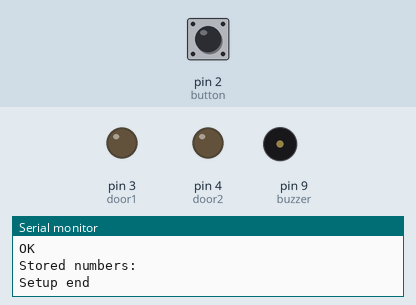
This sketch was run on a simulated Arduino Uno, built with avr-gcc and run on an emulated ATmega328P. Shown: output pins drawn as LEDs (lit = HIGH), buzzer (waves = sounding), the last lines printed to the serial monitor. Inputs (shaded band) come from the test bench; at power-on: pin 2 (button) HIGH. The modem accepts every AT command (registered, SIM ready, sends succeed) and sends nothing else.

Above: at 1.9 s.
2.0 s: pin 2 (button) pulled LOW for 0.15 s
At 3.14 s:
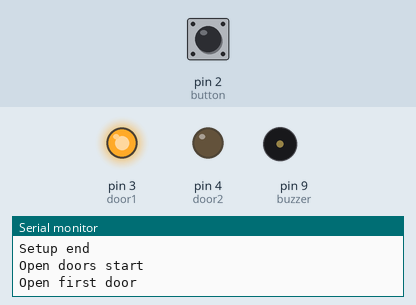
12.7 s: pin 2 (button) pulled LOW for 1 s
At 16.04 s:
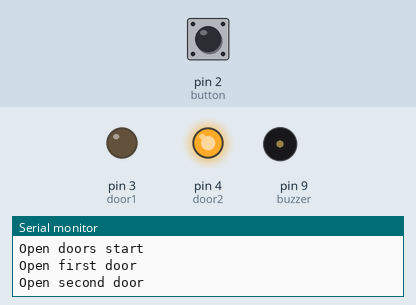
Timing chart, 0 to 17.6 s (numbered marks = the images above; inputs shaded):
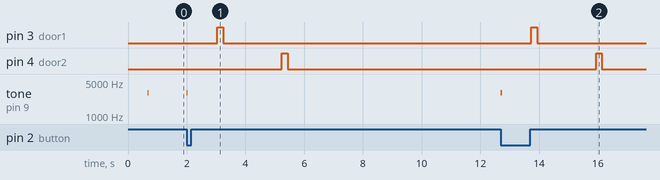

The sketch:

garage-opener.ino
```cpp
#include <SoftwareSerial.h>
#include <EEPROM.h>
/*
 * SMS commands:
 * - Add new authenticated number:
 *    "add +36209999999 <password>"
 * - Delete authenticated number
 *    "del +36209999999 <password>" or "delete +36209999999 <password>"
 * - Set forward number (Forward any unknown sms. Set to 0 if you want to disable it):
 *    "forward +36209999999 <password>"
 * - List stored numbers:
 *    "list <password>"
 */

String password = "password";

const int button = 2;
const int door1 = 3;
const int door2 = 4;
const int buzzer = 9;
const int SIM800_RX = 10;
const int SIM800_TX = 11;

const int phoneNumberSize = 12;
const int maxPhoneNumbers = 10;
String storedNumbers[maxPhoneNumbers];

SoftwareSerial SIM800(SIM800_RX, SIM800_TX);

unsigned long lastServiceRunTime = 0;
long serviceInterval = 24 * 60 * 60 * 1000; // 24 hour

void setup() {
  Serial.begin(9600);
  Serial.println("Setup begins");
  pinMode(door1, OUTPUT);
  pinMode(door2, OUTPUT);
  pinMode(button, INPUT_PULLUP);
  pinMode(buzzer, OUTPUT);
  initPhone();
  readStoredNumbers();
  beep();
  Serial.println("Setup end");
}

void loop() {
  String response;
  bool knownMessage;
  byte firstChar;
  if (SIM800.available()) {
    response = gsmCommand("");
    firstChar = response[0];
    if (firstChar==255) {
      initPhone();
    } else if (response.startsWith("RING")) {
      Serial.println("ringringringringring");
      Serial.println(response);
      ring(response);
    } else if (response.startsWith("+CMTI:")) {
      readSMS();
    } else if (response == "OK") {
    } else {
      Serial.println(response);
    }
  }

  if (Serial.available() > 0) {
    Serial.println("Console command:");
    String command = Serial.readString();
    Serial.println(command);
    command.replace("\n", "");
    command.replace("\r", "");
    String respond = processCommand(command + " " + password, "console");
    Serial.println(respond);
  }

  if (digitalRead(button) == LOW) {
    beep();
    openDoors();
  }

  unsigned long currentTime = millis();
  if (currentTime - lastServiceRunTime >= serviceInterval) {
    lastServiceRunTime = currentTime;
    clearAllSMS();
  }
}

void beep() {
  tone(buzzer, 3000);
  delay(40);
  noTone(buzzer);
}

void initPhone() {
  SIM800.begin(9600);
  Serial.println(gsmCommand("ATZ"));
  Serial.println(gsmCommand("AT+CMGF=1"));
  Serial.println(gsmCommand("AT+IPR=9600"));
  Serial.println(gsmCommand("AT+CSCLK=0")); // enable sleep mode
  Serial.println(gsmCommand("AT+CLIP=1"));
  Serial.println(gsmCommand("AT&W"));
}

void readSMS() {
  String sms = gsmCommand("AT+CMGR=1");
  String message = parseSMSMessage(sms);
  String sender = parseSMSSender(sms);
  clearAllSMS();
  String respond = processCommand(message, "sms");
  if(respond != "") {
    sendSMS(sender, respond);
  }
}

void clearAllSMS() {
  Serial.println(gsmCommand("AT+CMGDA=\"DEL ALL\""));
  // for (int i = 0; i < 11; i++ ) {
  //   Serial.println(gsmCommand("AT+CMGD=" + String(i)));
  // }
}

void sendSMS(String number, String message) {
  message.replace("\n", " ");
  message.replace("\r", "");
  Serial.println("Send SMS To: " + number);
  Serial.println("SMS Message: " + message);
  Serial.println(gsmCommand("AT+CMGF=1"));
  Serial.println(gsmCommand("AT+CMGS=\"" + number + "\""));
  Serial.println(gsmCommandStrict(message));
  Serial.println(gsmCommandStrictChar((char)26));
}

String parseSMSMessage(String sms) {
  int startNumber = sms.indexOf("\",\"") + 3;
  int startMessage = sms.indexOf("\n", startNumber) + 1;
  int endMessage = sms.indexOf("\n", startMessage);
  String message = sms.substring(startMessage, endMessage);
  return message;
}

String parseSMSSender(String sms) {
  int startNumber = sms.indexOf("\",\"") + 3;
  String sender = sms.substring(startNumber, startNumber + phoneNumberSize);
  return sender;
}

String processCommand(String message, String source) {
  int passwordPos = message.indexOf(" " + password);
  String command = message;
  command.toLowerCase();
  if (command.startsWith("add ")) {
    if (passwordPos > -1) {
      return putNumber(getNumberFromCommand(message));
    } else {
      return "INVALID PASSWORD";
    }
  } else if (command.startsWith("del ")) {
    if (passwordPos > -1) {
      return removeNumber(getNumberFromCommand(message));
    } else {
      return "INVALID PASSWORD";
    }
  } else if (command.startsWith("delete ")) {
    if (passwordPos > -1) {
      return removeNumber(getNumberFromCommand(message));
    } else {
      return "INVALID PASSWORD";
    }
  } else if (command.startsWith("forward ")) {
    if (passwordPos > -1) {
      return setForwardNumber(getNumberFromCommand(message));
    } else {
      return "INVALID PASSWORD";
    }
  } else if (command.startsWith("list ")) {
    if (passwordPos > -1) {
      return listNumbers();
    } else {
      return "INVALID PASSWORD";
    }
  } else {
    if (source == "sms") {
      String forwardNumber = getForwardNumber();
      if(forwardNumber.startsWith("+")) {
        sendSMS(forwardNumber, message);
      }
    }
    return "";
  }
}

String listNumbers() {
  String response = "Stored numbers: ";
  for (int i = 0; i < maxPhoneNumbers; i++) {
    if (storedNumbers[i] != "") {
      response = response + storedNumbers[i];
      if (i < (maxPhoneNumbers - 1)) {
        response = response + ", ";
      }
    }
  }
  String forwardNumber = getForwardNumber();
  response = response + " / Forward number: " + forwardNumber;
  return response;
}

String getNumberFromCommand(String message) {
  int numberPos = message.indexOf(" ");
  int numberEnd = message.indexOf(" ", numberPos + 1);
  String number = message.substring(numberPos + 1, numberEnd);
  return number;
}

String getCaller(String response) {
  String caller="???";
  if (response.indexOf("+CLIP",0) > -1) {
    int quota1 = response.indexOf('"');
    int quota2 = response.indexOf('"', quota1 + 1);
    caller = response.substring(quota1+1, quota2);
  }
  return caller;
}

void openDoors() {
  Serial.println("Open doors start");
  delay(1000); // gsm interference :(
  Serial.println("Open first door");
  digitalWrite(door1 , HIGH);
  delay(200);
  digitalWrite(door1, LOW);
  delay(2000);
  Serial.println("Open second door");
  digitalWrite(door2 , HIGH);
  delay(200);
  digitalWrite(door2, LOW);
  Serial.println("All doors opened");
}

void ring(String response) {
  String caller;

  caller = getCaller(response);
  Serial.println("Caller: "+caller);
  Serial.println(gsmCommand("ATH"));

  if (checkNumber(caller)) {
    openDoors();
  }
}

String gsmCommand(String command) {
  return commandw(command, true);
}

String gsmCommandStrict(String command) {
  return commandw(command, false);
}

String gsmCommandStrictChar(char command) {
  return commandwChar(command, false);
}

String commandwChar(char command, boolean line) {
  int lc=500;
  String response;
  char incoming_char=0;

  if (String(command) != "") {
    Serial.println("Sending command: " + command);
    if(line) {
      SIM800.println(command);
    } else {
      SIM800.print(command);
    }
    Serial.println("Sent. Waiting response");
  } else {
    Serial.println("Receiving data");
  }
  do {
    delay(100);
    lc--;
    if (SIM800.available()) {
      do {
        incoming_char = SIM800.read();
        response += incoming_char;
      } while (SIM800.available());
      lc = 0;
    }
  } while ( lc > 1 );
  response.trim();
  return response;
}

String commandw(String command, boolean line) {
  int lc=500;
  String response;
  char incoming_char=0;

  if (command != "") {
    Serial.println("Sending command: " + command);
    if(line) {
      SIM800.println(command);
    } else {
      SIM800.print(command);
    }
    Serial.println("Sent. Waiting response");
  } else {
    Serial.println("Receiving data");
  }
  do {
    delay(100);
    lc--;
    if (SIM800.available()) {
      do {
        incoming_char = SIM800.read();
        response += incoming_char;
      } while (SIM800.available());
      lc = 0;
    }
  } while ( lc > 1 );
  response.trim();
  return response;
}

void clearEEPROM() {
  for (int i = 0 ; i < EEPROM.length() ; i++ ) {
    EEPROM.write(i, 0);
  }
  Serial.print("EEPROM deleted, size:");
  Serial.println(EEPROM.length());
}

String putNumber(String number) {
  if (checkNumber(number)) {
    return "ALREADY EXITS NUMBER";
  }
  char numberChar[phoneNumberSize + 1];
  number.toCharArray(numberChar, phoneNumberSize + 1);
  int target = firstEmptyNumber();
  EEPROM.put( target * (phoneNumberSize + 1), numberChar);
  readStoredNumbers();
  return "OK";
}

String setForwardNumber(String number) {
  char numberChar[phoneNumberSize + 1];
  number.toCharArray(numberChar, phoneNumberSize + 1);
  EEPROM.put( maxPhoneNumbers * (phoneNumberSize + 1), numberChar);
  return "OK";
}

String getForwardNumber() {
  char number[phoneNumberSize + 1];
  EEPROM.get( maxPhoneNumbers * (phoneNumberSize + 1), number);
  return String(number);
}

String removeNumber(String number) {
  if (!checkNumber(number)) {
    return "NOT EXITS NUMBER";
  }
  for (int i = 0; i < maxPhoneNumbers; i++) {
    if (storedNumbers[i] == number) {
      int from = i * (phoneNumberSize + 1);
      int to = from + (phoneNumberSize + 1);
      for (int m = from; m < to; m++ ) {
        EEPROM.write(m, 0);
      }
    }
  }
  readStoredNumbers();
  return "OK";
}

boolean checkNumber(String number) {
  boolean match = false;
  for (int i = 0; i < maxPhoneNumbers; i++) {
    if (storedNumbers[i] == number) {
      match = true;
    }
  }
  return match;
}

void readStoredNumbers() {
  for( int i = 0; i < maxPhoneNumbers;  ++i ) {
    storedNumbers[i] = "";
  }
  int f = 0;
  int m = 0;
  char number[phoneNumberSize + 1];
  Serial.println("Stored numbers:");
  do {
    EEPROM.get( f * (phoneNumberSize + 1), number);
    if (String(number[0]) == "+") {
      storedNumbers[m] = String(number);
      Serial.println(number);
      m++;
    }
    f++;
  } while (f < maxPhoneNumbers);
}

int firstEmptyNumber() {
  int empty = 100;
  int f = 0;
  char number[phoneNumberSize + 1];
  do {
    EEPROM.get( f * (phoneNumberSize + 1), number);
    if (String(number[0]) != "+") {
      empty = f;
      break;
    }
    f++;
  } while (f < maxPhoneNumbers);
  return empty;
}
```

Measured:
- after the input at 2.0 s, pin 3 (door1): LOW → HIGH after 1.0 s, → LOW 0.20 s later; pin 4 (door2): LOW → HIGH after 3.2 s, → LOW 0.20 s later; tone on pin 9 (buzzer): silent → 3000 Hz at once, → silent 0.04 s later
- after the input at 12.7 s, pin 3 (door1): LOW → HIGH after 1.0 s, → LOW 0.20 s later; pin 4 (door2): LOW → HIGH after 3.2 s, → LOW 0.20 s later; tone on pin 9 (buzzer): silent → 3000 Hz at once, → silent 0.04 s later
